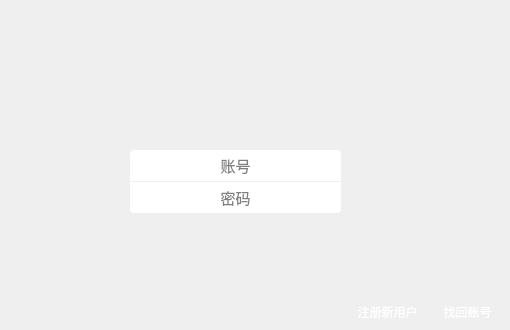
<?xml version="1.0" encoding="UTF-8"?>
<ui version="4.0">
 <class>MainWindow</class>
 <widget class="QMainWindow" name="MainWindow">
  <property name="geometry">
   <rect>
    <x>0</x>
    <y>0</y>
    <width>510</width>
    <height>330</height>
   </rect>
  </property>
  <property name="focusPolicy">
   <enum>Qt::StrongFocus</enum>
  </property>
  <property name="windowTitle">
   <string>SimpleChat</string>
  </property>
  <property name="windowOpacity">
   <double>1.000000000000000</double>
  </property>
  <property name="styleSheet">
   <string notr="true">background-image: url(:/img/background/res/background.png);</string>
  </property>
  <widget class="QWidget" name="centralWidget">
   <widget class="QPushButton" name="loginButton">
    <property name="enabled">
     <bool>true</bool>
    </property>
    <property name="geometry">
     <rect>
      <x>360</x>
      <y>156</y>
      <width>51</width>
      <height>51</height>
     </rect>
    </property>
    <property name="cursor">
     <cursorShape>PointingHandCursor</cursorShape>
    </property>
    <property name="focusPolicy">
     <enum>Qt::NoFocus</enum>
    </property>
    <property name="styleSheet">
     <string notr="true">background-image: url(:/img/background/res/loginbut.png);
color: rgb(255, 255, 255);
border:10px;</string>
    </property>
    <property name="text">
     <string/>
    </property>
    <property name="shortcut">
     <string>Return</string>
    </property>
   </widget>
   <widget class="QPushButton" name="registerButton">
    <property name="geometry">
     <rect>
      <x>350</x>
      <y>300</y>
      <width>75</width>
      <height>23</height>
     </rect>
    </property>
    <property name="cursor">
     <cursorShape>PointingHandCursor</cursorShape>
    </property>
    <property name="focusPolicy">
     <enum>Qt::NoFocus</enum>
    </property>
    <property name="styleSheet">
     <string notr="true">background-image: url();

font: 9pt &quot;微软雅黑&quot;;
border:0px;
color: rgb(255, 255, 255);
</string>
    </property>
    <property name="text">
     <string>注册新用户</string>
    </property>
   </widget>
   <widget class="QLineEdit" name="accountEdit">
    <property name="geometry">
     <rect>
      <x>130</x>
      <y>150</y>
      <width>211</width>
      <height>31</height>
     </rect>
    </property>
    <property name="font">
     <font>
      <family>微软雅黑</family>
      <pointsize>11</pointsize>
     </font>
    </property>
    <property name="focusPolicy">
     <enum>Qt::ClickFocus</enum>
    </property>
    <property name="styleSheet">
     <string notr="true">background-image: url();
border-top-left-radius:4px;
border-top-right-radius:4px;
border-bottom-left-radius:0px;
border-bottom-right-radius:0px;</string>
    </property>
    <property name="maxLength">
     <number>5</number>
    </property>
    <property name="cursorPosition">
     <number>0</number>
    </property>
    <property name="alignment">
     <set>Qt::AlignCenter</set>
    </property>
    <property name="placeholderText">
     <string>账号</string>
    </property>
   </widget>
   <widget class="QLineEdit" name="passwordEdit">
    <property name="geometry">
     <rect>
      <x>130</x>
      <y>182</y>
      <width>211</width>
      <height>31</height>
     </rect>
    </property>
    <property name="font">
     <font>
      <family>微软雅黑</family>
      <pointsize>11</pointsize>
     </font>
    </property>
    <property name="focusPolicy">
     <enum>Qt::ClickFocus</enum>
    </property>
    <property name="styleSheet">
     <string notr="true">background-image: url();
border-bottom-left-radius:4px;
border-bottom-right-radius:4px;
border-top-left-radius:0px;
border-top-right-radius:0px;</string>
    </property>
    <property name="inputMask">
     <string/>
    </property>
    <property name="maxLength">
     <number>11</number>
    </property>
    <property name="echoMode">
     <enum>QLineEdit::Password</enum>
    </property>
    <property name="alignment">
     <set>Qt::AlignCenter</set>
    </property>
    <property name="placeholderText">
     <string>密码</string>
    </property>
   </widget>
   <widget class="QPushButton" name="findpwdButton">
    <property name="geometry">
     <rect>
      <x>430</x>
      <y>300</y>
      <width>75</width>
      <height>23</height>
     </rect>
    </property>
    <property name="cursor">
     <cursorShape>PointingHandCursor</cursorShape>
    </property>
    <property name="focusPolicy">
     <enum>Qt::NoFocus</enum>
    </property>
    <property name="styleSheet">
     <string notr="true">color: rgb(255, 255, 255);
font: 9pt &quot;微软雅黑&quot;;
background-image: url();
border:0px;</string>
    </property>
    <property name="text">
     <string>找回账号</string>
    </property>
   </widget>
   <widget class="QPushButton" name="closeButton">
    <property name="geometry">
     <rect>
      <x>463</x>
      <y>10</y>
      <width>41</width>
      <height>41</height>
     </rect>
    </property>
    <property name="cursor">
     <cursorShape>PointingHandCursor</cursorShape>
    </property>
    <property name="focusPolicy">
     <enum>Qt::NoFocus</enum>
    </property>
    <property name="styleSheet">
     <string notr="true">background-image: url();
background:transparent;
border:10px;</string>
    </property>
    <property name="text">
     <string/>
    </property>
   </widget>
   <widget class="QPushButton" name="miniButton">
    <property name="geometry">
     <rect>
      <x>400</x>
      <y>10</y>
      <width>41</width>
      <height>41</height>
     </rect>
    </property>
    <property name="cursor">
     <cursorShape>PointingHandCursor</cursorShape>
    </property>
    <property name="focusPolicy">
     <enum>Qt::NoFocus</enum>
    </property>
    <property name="styleSheet">
     <string notr="true">background-image: url();
background:transparent;
border:10px;</string>
    </property>
    <property name="text">
     <string/>
    </property>
   </widget>
   <widget class="QLabel" name="label">
    <property name="geometry">
     <rect>
      <x>130</x>
      <y>120</y>
      <width>211</width>
      <height>21</height>
     </rect>
    </property>
    <property name="font">
     <font>
      <family>微软雅黑</family>
      <pointsize>10</pointsize>
     </font>
    </property>
    <property name="styleSheet">
     <string notr="true">background-image: url();
color: rgb(255, 0, 0);</string>
    </property>
    <property name="text">
     <string/>
    </property>
    <property name="alignment">
     <set>Qt::AlignCenter</set>
    </property>
   </widget>
  </widget>
 </widget>
 <layoutdefault spacing="6" margin="11"/>
 <tabstops>
  <tabstop>loginButton</tabstop>
  <tabstop>accountEdit</tabstop>
  <tabstop>passwordEdit</tabstop>
 </tabstops>
 <resources/>
 <connections/>
</ui>
